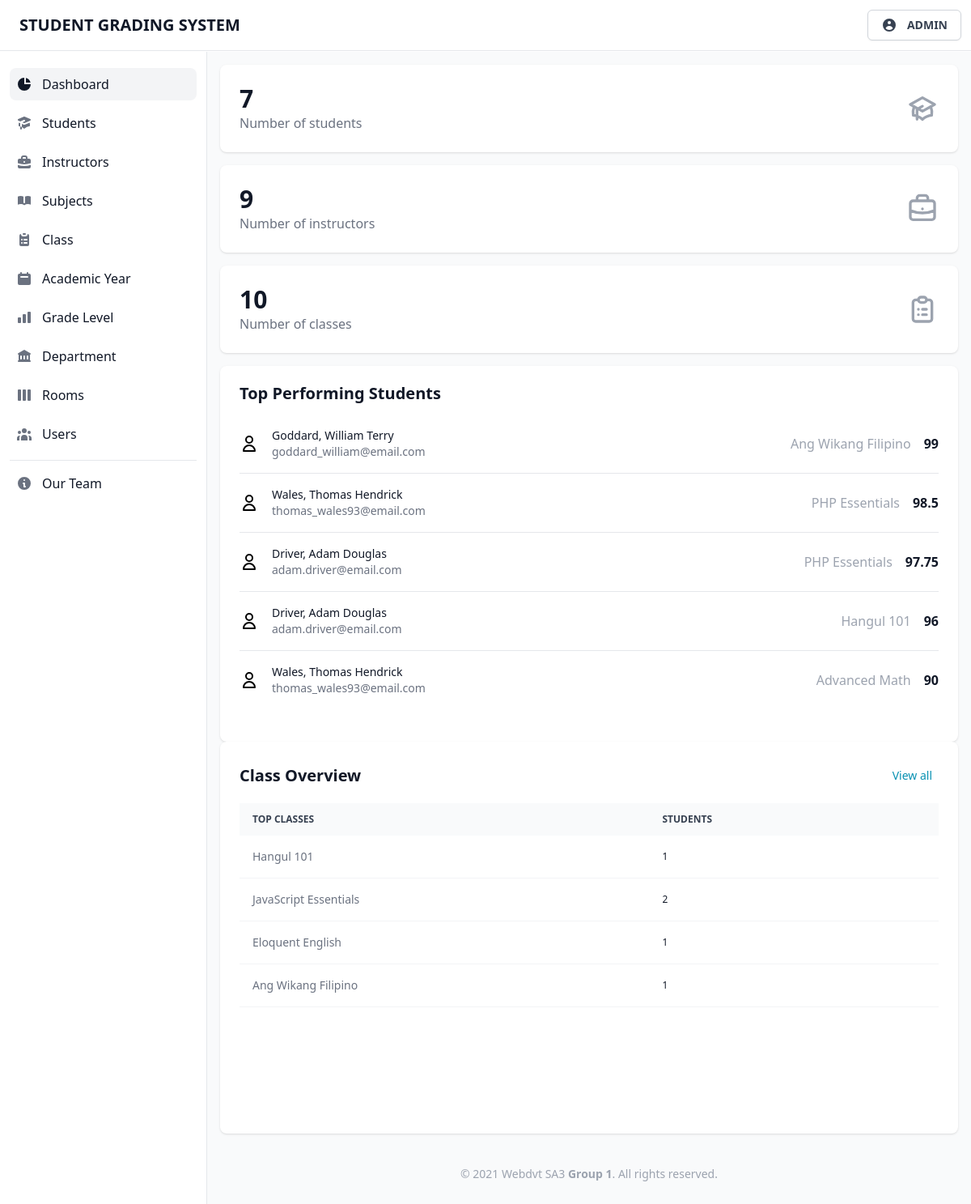
The app's page /admin/view/dashboard.php (signed in) with its own data.
### tables this page shows
CREATE TABLE `tblstudents` (
  `student_id` int(11) NOT NULL,
  `student_number` int(11) NOT NULL,
  `student_fname` varchar(255) NOT NULL,
  `student_mname` varchar(255) NOT NULL,
  `student_lname` varchar(255) NOT NULL,
  `student_gender` varchar(255) NOT NULL,
  `student_bday` date NOT NULL,
  `student_status` varchar(255) NOT NULL,
  `student_age` int(11) NOT NULL,
  `student_nationality` varchar(255) NOT NULL,
  `student_religion` varchar(255) NOT NULL,
  `student_contact` varchar(255) NOT NULL,
  `student_email` varchar(255) NOT NULL,
  `student_address1` varchar(255) NOT NULL,
  `student_address2` varchar(255) NOT NULL
);

CREATE TABLE `tblclass` (
  `class_id` int(11) NOT NULL,
  `class_code` int(11) NOT NULL,
  `class_name` varchar(255) NOT NULL,
  `class_desc` varchar(255) NOT NULL,
  `inst_code` int(11) NOT NULL,
  `class_inst` varchar(255) NOT NULL,
  `class_level` varchar(255) NOT NULL,
  `class_ay` varchar(255) NOT NULL,
  `class_day` varchar(255) NOT NULL,
  `class_time` varchar(255) NOT NULL,
  `class_room` varchar(255) NOT NULL,
  `class_section` varchar(255) NOT NULL
);

### admin/database/database.classes.php (called while the page is built)
<?php
class Dbh
{
  private $hostname = 'localhost';
  private $username = 'root';
  private $password = '';
  private $dbname = 'dbgradingsystem';
  public function connect()
  {
    try {
      $dbh = new PDO('mysql:host=' . $this->hostname . ';dbname=' . $this->dbname, $this->username, $this->password);
      return $dbh;
    } catch (PDOException $e) {
      print "Error!: " . $e->getMessage() . "<br>";
      die();
    }
  }
}

### admin/classes/display-data.classes.php (called while the page is built, shortened)
<?php
class DisplayDashboard extends Dbh
{
  protected function getTopPerformers()
  {
    $sql = 'SELECT DISTINCT student_id, student_fname, student_mname,  student_lname, student_email, g.grade_avg, subj.subj_name FROM tblstudents s, tblgrades g, tblsubjects subj WHERE s.student_number = g.student_number AND g.grade_avg > 89 AND subj.subj_code = g.subj_code ORDER BY g.grade_avg DESC LIMIT 5;';
    $stmt = $this->connect()->query($sql);
    $result = 0;
    while ($row = $stmt->fetchAll(PDO::FETCH_ASSOC)) {
      $result = $row;
    }
    return $result;
  }
}

### admin/controller/display-data.contr.php (called while the page is built, shortened)
<?php
class DisplayDashboardContr extends DisplayDashboard
{
  public function fetchTopPerformers()
  {
    $result = $this->getTopPerformers();
    return $result;
  }
}

### admin/page/class/class.classes.php (called while the page is built, shortened)
<?php
class DisplayClassContr extends DisplayClass
{
  public function dashboardFetch($subjcode)
  {
    $this->subjcode = $subjcode;
    $result = $this->getDashboardData($this->subjcode);
    return $result;
  }
  public function fetchClass()
  {
    $result = $this->getClass();
    return $result;
  }
  public function fetchData()
  {
    $result = $this->getData();
    return $result;
  }
}
class DisplayClass extends Dbh
{
  protected function getDashboardData($subjcode)
  {
    $stmt = $this->connect()->prepare('SELECT COUNT(*) FROM tblgrades g, tblstudents s, tblsubjects sub WHERE g.subj_code = ? AND g.student_number = s.student_number AND sub.subj_code = g.subj_code;');
    $result = 0;
    if (!$stmt->execute([$subjcode])) {
      $stmt = null;
      echo "error";
      exit;
    }
    while ($row = $stmt->fetchAll(PDO::FETCH_ASSOC)) {
      $result = $row;
    }
    return $result;
  }
  protected function getClass()
  {
    $stmt = $this->connect()->query('SELECT * FROM tblclass;');
    $result = 0;
    while ($row = $stmt->fetchAll(PDO::FETCH_ASSOC)) {
      $result = $row;
    }
    return $result;
  }
  protected function getData()
  {
    $stmt = $this->connect()->query('SELECT * FROM tblclass;');
    $result = 0;
    while ($row = $stmt->fetchAll(PDO::FETCH_ASSOC)) {
      $result = $row;
    }
    return $result;
  }
}
$display = new DisplayClassContr();
$result = $display->fetchData();

### admin/page/dashboard/dashboard-table.php (the view)
<section class="grid grid-cols-1 my-4 2xl:grid-cols-2 xl:gap-4">
  <div class="h-full p-4 mb-4 bg-white rounded-lg shadow sm:p-6">
    <div class="flex items-center justify-between mb-4">
      <h3 class="text-xl font-bold leading-none text-gray-900">Top Performing Students</h3>
    </div>
    <div class="flow-root">
      <ul role="list" class="divide-y divide-gray-200">
        <?php if (!empty($topperformers)) { ?>
          <?php foreach ($topperformers as $data) : ?>
            <li class="py-3 sm:py-4">
              <div class="flex items-center space-x-4">
                <div class="flex-shrink-0">
                  <svg xmlns="http://www.w3.org/2000/svg" class="w-6 h-6" fill="none" viewBox="0 0 24 24" stroke="currentColor">
                    <path stroke-linecap="round" stroke-linejoin="round" stroke-width="2" d="M16 7a4 4 0 11-8 0 4 4 0 018 0zM12 14a7 7 0 00-7 7h14a7 7 0 00-7-7z" />
                  </svg>
                </div>
                <div class="flex-1 min-w-0">
                  <p class="text-sm font-medium text-gray-900 truncate">
                    <?= $data['student_lname'] . ', ' . $data['student_fname'] . ' ' . $data['student_mname']; ?>
                  </p>
                  <p class="text-sm text-gray-500 truncate">
                    <?= $data['student_email']; ?>
                  </p>
                </div>
                <div class="inline-flex items-center text-base font-light text-gray-400">
                  <?= $data['subj_name']; ?>
                </div>
                <div class="inline-flex items-center text-base font-semibold text-gray-900">
                  <?= $data['grade_avg']; ?>
                </div>
              </div>
            </li>
          <?php endforeach; ?>
        <?php } ?>
      </ul>
    </div>
  </div>
  <div class="p-4 bg-white rounded-lg shadow sm:p-6 xl:p-8 ">
    <div class="flex items-center justify-between mb-4">
      <h3 class="text-xl font-bold leading-none text-gray-900">Class Overview</h3>
      <a href="class.php" class="inline-flex items-center p-2 text-sm font-medium rounded-lg text-cyan-600 hover:bg-gray-100">
        View all
      </a>
    </div>
    <div class="block w-full overflow-x-auto h-96">
      <table class="items-center w-full bg-transparent border-collapse">
        <thead>
          <tr>
            <th class="px-4 py-3 text-xs font-semibold text-left text-gray-700 uppercase align-middle border-l-0 border-r-0 bg-gray-50 whitespace-nowrap">Top Classes</th>
            <th class="px-4 py-3 text-xs font-semibold text-left text-gray-700 uppercase align-middle border-l-0 border-r-0 bg-gray-50 whitespace-nowrap">Students</th>
            <th class="px-4 py-3 text-xs font-semibold text-left text-gray-700 uppercase align-middle border-l-0 border-r-0 bg-gray-50 whitespace-nowrap min-w-140-px"></th>
          </tr>
        </thead>
        <tbody class="divide-y divide-gray-100">
          <?php if (!empty($result)) { ?>
            <?php foreach ($result as $data) : ?>
              <?php $topclasses = $class->dashboardFetch($data['class_code']); ?>
              <?php foreach ($topclasses as $value) : ?>
                <tr class="text-gray-500">
                  <th class="p-4 px-4 text-sm font-normal text-left align-middle border-t-0 whitespace-nowrap"><?= $data['class_name']; ?></th>
                  <td class="p-4 px-4 text-xs font-medium text-gray-900 align-middle border-t-0 whitespace-nowrap"><?= $value['COUNT(*)']; ?></td>
                  <td class="p-4 px-4 text-xs align-middle border-t-0 whitespace-nowrap">
                </tr>
              <?php endforeach; ?>
            <?php endforeach; ?>
          <?php } ?>
        </tbody>
      </table>
    </div>
  </div>
</section>

### records on screen
tblstudents: student_lname "Goddard", student_fname "William", student_mname "Terry", student_email "goddard_william@email.com", subj_name "Ang Wikang Filipino", grade_avg "99"
tblstudents: student_lname "Wales", student_fname "Thomas", student_mname "Hendrick", student_email "thomas_wales93@email.com", subj_name "PHP Essentials", grade_avg "98.5", subj_name "Advanced Math", grade_avg "90"
tblstudents: student_lname "Driver", student_fname "Adam", student_mname "Douglas", student_email "adam.driver@email.com", subj_name "PHP Essentials", grade_avg "97.75", subj_name "Hangul 101", grade_avg "96"
tblclass: class_name "Hangul 101", COUNT "1"
tblclass: class_name "JavaScript Essentials", COUNT "2"
tblclass: class_name "Eloquent English", COUNT "1"
tblclass: class_name "Ang Wikang Filipino", COUNT "1"

### other values on screen
$user "ADMIN"
$count "7 9 10"
$description "Number of students Number of instructors Number of classes"
